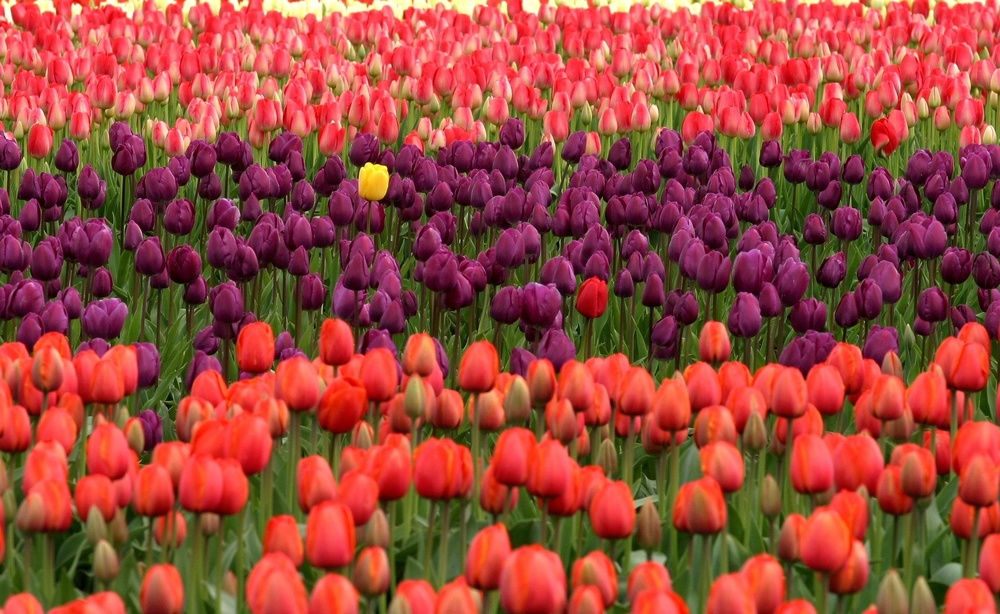
#> input picture tulips.jpg, 1000 x 614 px, shrunk from 2343 x 1439 before the run
$ python read_image.py
#> lines starting #> are read from the running program, lines starting #| are printed output that depends on the picture
import cv2
# loads an image from the specifed file
# syntax: cv2.imread(path,flag)
img = cv2.imread("tulips.jpg")
#> img is the input picture: shape (614, 1000, 3); mean B, G, R 60.9, 72.4, 155.4
# imshow() is used to display an image in a window
# syntax: cv2.imshow(window_name, image)
cv2.imshow("Mostrar imagen", img)
# print(img)
# print(img.shape )
# converting to gray image
# cvtColor() is used to covert an image from one color space to another
# syntax: cv2.cvtColor(src, code[, dst[, dstCn]])
gray_img = cv2.cvtColor(img, cv2.COLOR_RGB2GRAY)
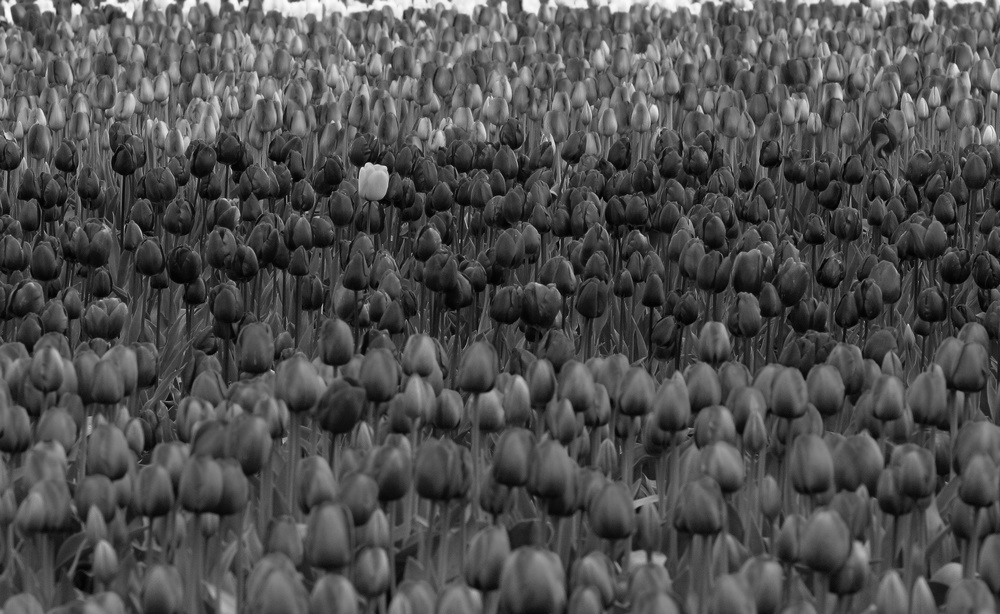
#> gray_img: shape (614, 1000); min 1, max 255, mean 78.4
# Displaying the image
cv2.imshow("Escala de grises", gray_img)
print(gray_img)
#> (printed output is left out)
#waits for user to press any key
cv2.waitKey(0)
